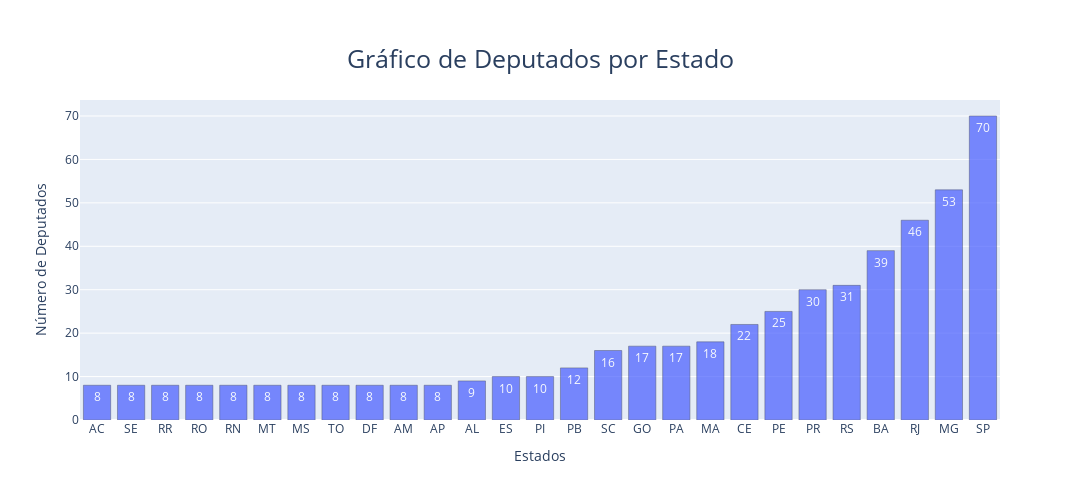

Notebook code for this chart:
### Markdown cell above
#### NÚMERO DE DEPUTADOS POR ESTADO

### Code cell
# TRABALHANDO VARIÁVEL #
deputados_por_estado = lista_deputados.groupby(['ufLegislacao'])['id'].count()
deputados_por_estado = deputados_por_estado.sort_values(ascending=True)
x = list(deputados_por_estado.keys())
y = deputados_por_estado.tolist()

# PLOTANDO GRÁFICO #
fig = go.Figure(data=[go.Bar(
            x=x, y=y,
            text=y,
            textposition='auto')]) 

fig.update_layout(width=1080, 
                  height=500,     
                  title={'text': "Gráfico de Deputados por Estado",'y':0.9,'x':0.5,'xanchor': 'center','yanchor': 'top'},
                  titlefont=dict(size=25),
                  xaxis_title="Estados",
                  yaxis_title="Número de Deputados")

fig.update_traces(marker_color='rgb(70,92,277)', 
                  marker_line_color='rgb(19,25,61)',
                  marker_line_width=0.5, opacity=0.7,
                  texttemplate='%{value:.2}',
                  textposition='inside')

fig.update_yaxes(automargin=True)
config = {'displayModeBar': True}

fig.show(config=config)

### Figure 1 — Plotly figure (JSON) as saved in the notebook; plotly's stock layout.template omitted (floating-point values rounded to 4 significant figures)
{"data": [{"marker": {"color": "rgb(70,92,277)", "line": {"color": "rgb(19,25,61)", "width": 0.5}}, "opacity": 0.7, "text": ["8", "8", "8", "8", "8", "8", "8", "8", "8", "8", "8", "9", "10", "10", "12", "16", "17", "17", "18", "22", "25", "30", "31", "39", "46", "53", "70"], "textposition": "inside", "texttemplate": "%{value:.2}", "type": "bar", "x": ["AC", "SE", "RR", "RO", "RN", "MT", "MS", "TO", "DF", "AM", "AP", "AL", "ES", "PI", "PB", "SC", "GO", "PA", "MA", "CE", "PE", "PR", "RS", "BA", "RJ", "MG", "SP"], "y": [8, 8, 8, 8, 8, 8, 8, 8, 8, 8, 8, 9, 10, 10, 12, 16, 17, 17, 18, 22, 25, 30, 31, 39, 46, 53, 70]}], "layout": {"height": 500, "title": {"font": {"size": 25}, "text": "Gráfico de Deputados por Estado", "x": 0.5, "xanchor": "center", "y": 0.9, "yanchor": "top"}, "width": 1080, "xaxis": {"title": {"text": "Estados"}}, "yaxis": {"automargin": true, "title": {"text": "Número de Deputados"}}}}
